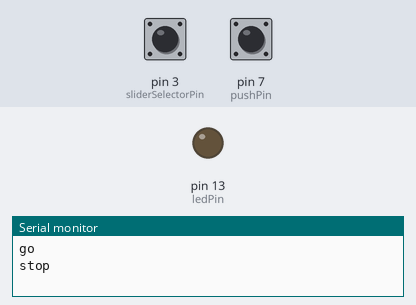
The sketch below on a simulated Arduino Uno, built with avr-gcc and run on an emulated ATmega328P. Parts: output pins drawn as LEDs (lit = HIGH), the last lines printed to the serial monitor. The inputs (shaded band) are chosen by the test bench; at power-on: pin 7 (pushPin) LOW, pin 3 (sliderSelectorPin) LOW. Pins used as bus, display or sensor lines are not drawn.

Above: at 1.2 s.
1.3 s: pin 7 (pushPin) pulled HIGH for 0.15 s
At 1.57 s:
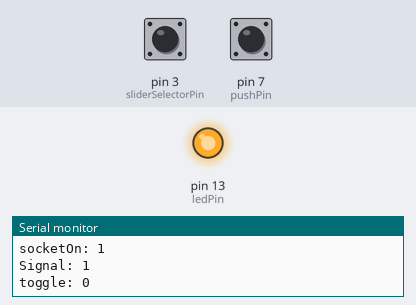
3.1 s: pin 7 (pushPin) pulled HIGH for 3.2 s
At 7.8 s:
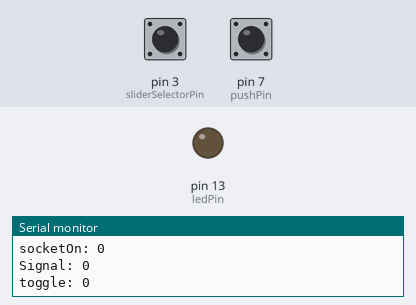
Timing chart, 0 to 9.3 s (numbered marks = the images above; inputs shaded):
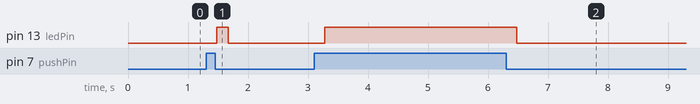

Measured:
- after the input at 1.3 s, pin 13 (ledPin): LOW → HIGH after 0.18 s, → LOW 0.18 s later
- after the input at 3.1 s, pin 13 (ledPin): LOW → HIGH after 0.18 s, → LOW 3.2 s later

The sketch:

Nexa_Transmitter.ino
```cpp
/*
 * Nexa Automatic Protocol Transmitter
 *
 * This code listens to the SIGnal channel of an LittleBit. On HIGH it
 * emits a Nexa automatic protocol ON message. When it falls to LOW
 * it emits an off message
 *
 * The board also contains a slide selector so the user can switch to TOGGLE mode
 * In TOGGLE mode the circuit behaves lika a Toggle Latch. It stays in
 * the same ON/OFF state even when the SIGnal falls to LOW.
 * When SIGnal rises to HIGH the next time it toggles the emition signal
 * from ON to OFF or OFF to ON
 --------------------------------
 relationship beteween toggle, socketON and toggle:
 --------------------------------
 toggle      00000000  1111111111

 SIG         00110010  0110011010
 socketON    00110010  0111100011
 --------------------------------
 *
 *
 * Thanks to Martyn Henderson for laying out the ground work
 * http://martgadget.blogspot.com
 *
 */

#define DEBUGTRANSMIT Serial.print("socketOn: ");Serial.println(socketOn);digitalWrite(ledPin, socketOn);Serial.print("Signal: ");Serial.println(signal);Serial.print("toggle: ");Serial.println(toggle);

bool bit2[26]={};              // 26 bit global to store the Nexa/HE device address.
//PINS
int txPin = 4;                 // 433mhz transmitter on pin 4
int ledPin = 13;

//INPUT PINS
int pushPin = 7;             //simple push pin triggers random transmitter address (not implemented)
int signalPin = 7;          //analog input signal from prev LittleBit. Treated digitally (HIGH/LOW)
int sliderSelectorPin = 3;  //Switch with two states: TOGGLE or ON/OFF

boolean socketOn = false;          //the remote socket is considered off to start with
boolean toggle = false;      //wheteher the circuit should toggle between on/off like a latch
boolean previousSignal = LOW;    //signal from previous bit is threshold at 50%

unsigned long senderCode = 16479282;

void setup()
{

  pinMode(txPin, OUTPUT);      // transmitter pin.
  pinMode(ledPin, OUTPUT);
  pinMode(pushPin,INPUT);
  pinMode(sliderSelectorPin,INPUT);
  pinMode(signalPin,INPUT);

  Serial.begin(9600);         // console port

  Serial.println("go");

  integerToBitArray(senderCode,26);            // convert our device code to binary settinh the bit2 array


  Serial.println("stop");    // done.

}

void loop()
{
//detect slider position

  int signal = digitalRead(signalPin); //HIGH OR LOW
  int toggle = digitalRead(sliderSelectorPin);


  //Detect signal change
  if (signal != previousSignal){
   if (signal == HIGH){ //we have a RISE
    if (toggle){
      socketOn = !socketOn;
    }else{
      socketOn = true;
    }
      transmit(socketOn);            // send ON
      delay(10);                 // wait (socket ignores us it appears unless we do this)
      transmit(socketOn);            // send ON again

      DEBUGTRANSMIT;
   }else{ //LOW - we have a FALL
     if (!toggle){
      socketOn = false;
      transmit(socketOn);            // send ON
      delay(10);                 // wait (socket ignores us it appears unless we do this)
      transmit(socketOn);            // send ON again

      DEBUGTRANSMIT;
    }
   }
  }
  previousSignal = signal;
}


void transmit(int blnOn)
{
  int i;

  // Do the latch sequence..
  digitalWrite(txPin, HIGH);
  delayMicroseconds(275);     // bit of radio shouting before we start.
  digitalWrite(txPin, LOW);
  delayMicroseconds(9900);     // low for 9900 for latch 1
  digitalWrite(txPin, HIGH);   // high again
  delayMicroseconds(275);      // wait a moment 275
  digitalWrite(txPin, LOW);    // low again for 2675 - latch 2.
  delayMicroseconds(2675);
  // End on a high
  digitalWrite(txPin, HIGH);

// Send HE Device Address..
  // e.g. 1000010101000110010  272946 in binary.
  for(i=0; i<26;i++)
  {
    sendPair(bit2[i]);
  }

  // Send 26th bit - group 1/0
  sendPair(false);

  // Send 27th bit - on/off 1/0
  sendPair(blnOn);

  // last 4 bits - recipient   -- button 1 on the HE300 set to
  // slider position I in this example:

  sendPair(false);
  sendPair(false);
  sendPair(false);
  sendPair(false);

  digitalWrite(txPin, HIGH);   // high again (shut up)
  delayMicroseconds(275);      // wait a moment
  digitalWrite(txPin, LOW);    // low again for 2675 - latch 2.

}


void sendBit(boolean b) {
  if (b) {
    digitalWrite(txPin, HIGH);
    delayMicroseconds(310);   //275 orinally, but tweaked.
    digitalWrite(txPin, LOW);
    delayMicroseconds(1340);  //1225 orinally, but tweaked.
  }
  else {
    digitalWrite(txPin, HIGH);
    delayMicroseconds(310);   //275 orinally, but tweaked.
    digitalWrite(txPin, LOW);
    delayMicroseconds(310);   //275 orinally, but tweaked.
  }
}

void sendPair(boolean b) {
  // Send the Manchester Encoded data 01 or 10, never 11 or 00
  //Serial.print(b);
  if(b)
  {
    sendBit(true);
    sendBit(false);
  }
  else
  {
  sendBit(false);
  sendBit(true);
  }
}

//Hack integer into bits and put into the global bit2[] array
void integerToBitArray(unsigned long integer, int length)
{  //needs bit2[length]
  // Convert long device code into binary (stores in global bit2 array.)
 for (int i=0; i<length; i++){
   if ((integer / power2(length-1-i))==1){
     integer-=power2(length-1-i);
     bit2[i]=1;
   }
   else bit2[i]=0;
 }
}

unsigned long power2(int power){    //gives 2 to the (power)
 unsigned long integer=1;
 for (int i=0; i<power; i++){
   integer*=2;
 }
 return integer;
}
```
